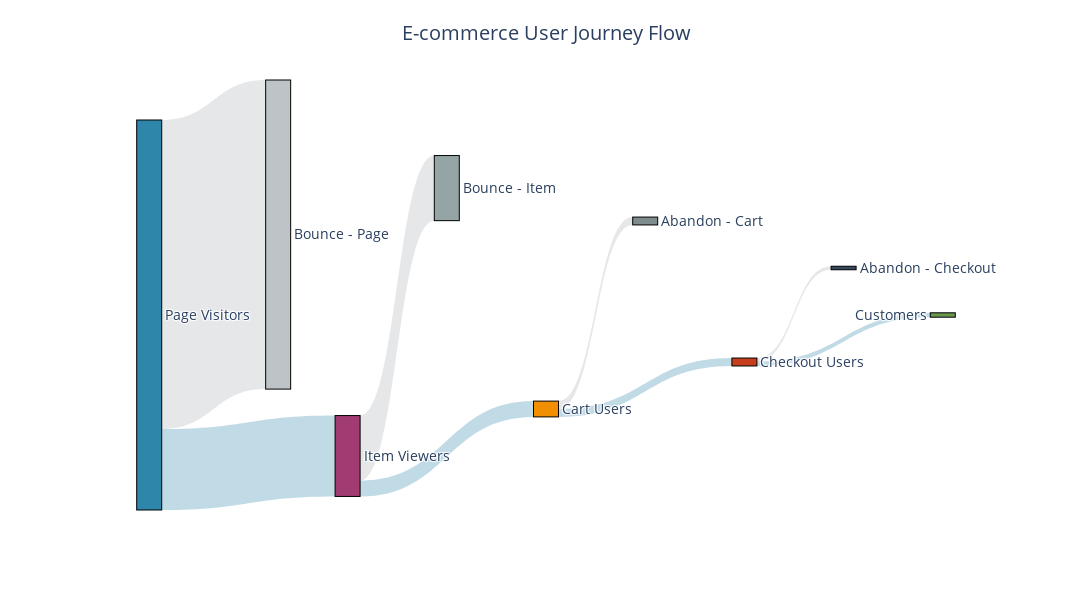

The notebook cell saved with this chart:
### Markdown cell above
# Also Create a Sankey Chart to Visualize as a Flow that Shows Dropoffs as Well

### Code cell
import plotly.graph_objects as go

# More logical node arrangement
nodes = [
    'Page Visitors',    # 0
    'Item Viewers',     # 1  
    'Cart Users',         # 2
    'Checkout Users',     # 3
    'Customers',          # 4
    'Bounce - Page',  # 5
    'Bounce - Item',   # 6
    'Abandon - Cart',     # 7
    'Abandon - Checkout'  # 8
]

# Professional color scheme
node_colors = [
    '#2E86AB',  # Visitors - Blue
    '#A23B72',  # Product Viewers - Purple
    '#F18F01',  # Cart Users - Orange
    '#C73E1D',  # Checkout - Red
    '#6A994E',  # Customers - Green
    '#BDC3C7',  # Bounces - Light Gray
    '#95A5A6',  # Bounces - Gray
    '#7F8C8D',  # Abandons - Dark Gray
    '#34495E'   # Abandons - Darker Gray
]

# Clear flows with realistic e-commerce data
flows = [
    # Main funnel
    (0, 1, unique_users[1:2]),    # Visitors → Product Viewers
    (1, 2, unique_users[2:3]),    # Product Viewers → Cart Users
    (2, 3, unique_users[3:4]),     # Cart Users → Checkout
    (3, 4, unique_users[4:5]),     # Checkout → Customers
    
    # Drop-offs at each stage
    (0, 5, drop_users[1:2]),    # Visitors bounce (never view products)
    (1, 6, drop_users[2:3]),    # Product viewers bounce (never add to cart)
    (2, 7, drop_users[3:4]),     # Cart abandonment
    (3, 8, drop_users[4:5]),     # Checkout abandonment
]

# Create cleaner Sankey
fig = go.Figure(data=[go.Sankey(
    arrangement='snap',  # Better automatic arrangement
    node = dict(
        pad = 20,
        thickness = 25,
        line = dict(color = "black", width = 1),
        label = nodes,
        color = node_colors,
        x = [0.1, 0.3, 0.5, 0.7, 0.9,   # Main funnel x-positions
             0.23, 0.4, 0.6, 0.8],       # Drop-off x-positions
        y = [0.5, 0.8, 0.7, 0.6, 0.5,   # Main funnel y-positions
             0.1, 0.23, 0.3, 0.4]        # Drop-off y-positions
    ),
    link = dict(
        source = [f[0] for f in flows],
        target = [f[1] for f in flows],
        value = [f[2] for f in flows],
        color = ['rgba(46, 134, 171, 0.3)' if f[1] < 5 else 'rgba(189, 195, 199, 0.4)' 
                for f in flows]  # Different colors for main flow vs drop-offs
    )
)])

fig.update_layout(
    title={
        'text': "E-commerce User Journey Flow",
        'x': 0.5,
        'font': {'size': 20}
    },
    font_size=14,
    width=1200,
    height=600,
    margin=dict(l=50, r=50, t=80, b=50)
)

fig.show()

### Figure 1 — Plotly figure (JSON) as saved in the notebook; plotly's stock layout.template omitted (floating-point values rounded to 4 significant figures)
{"data": [{"arrangement": "snap", "link": {"color": ["rgba(46, 134, 171, 0.3)", "rgba(46, 134, 171, 0.3)", "rgba(46, 134, 171, 0.3)", "rgba(46, 134, 171, 0.3)", "rgba(189, 195, 199, 0.4)", "rgba(189, 195, 199, 0.4)", "rgba(189, 195, 199, 0.4)", "rgba(189, 195, 199, 0.4)"], "source": [0, 1, 2, 3, 0, 1, 2, 3], "target": [1, 2, 3, 4, 5, 6, 7, 8], "value": [[19629], [3832], [1924], [1069], [75001], [15797], [1908], [855]]}, "node": {"color": ["#2E86AB", "#A23B72", "#F18F01", "#C73E1D", "#6A994E", "#BDC3C7", "#95A5A6", "#7F8C8D", "#34495E"], "label": ["Page Visitors", "Item Viewers", "Cart Users", "Checkout Users", "Customers", "Bounce - Page", "Bounce - Item", "Abandon - Cart", "Abandon - Checkout"], "line": {"color": "black", "width": 1}, "pad": 20, "thickness": 25, "x": [0.1, 0.3, 0.5, 0.7, 0.9, 0.23, 0.4, 0.6, 0.8], "y": [0.5, 0.8, 0.7, 0.6, 0.5, 0.1, 0.23, 0.3, 0.4]}, "type": "sankey"}], "layout": {"font": {"size": 14}, "height": 600, "margin": {"b": 50, "l": 50, "r": 50, "t": 80}, "title": {"font": {"size": 20}, "text": "E-commerce User Journey Flow", "x": 0.5}, "width": 1200}}
